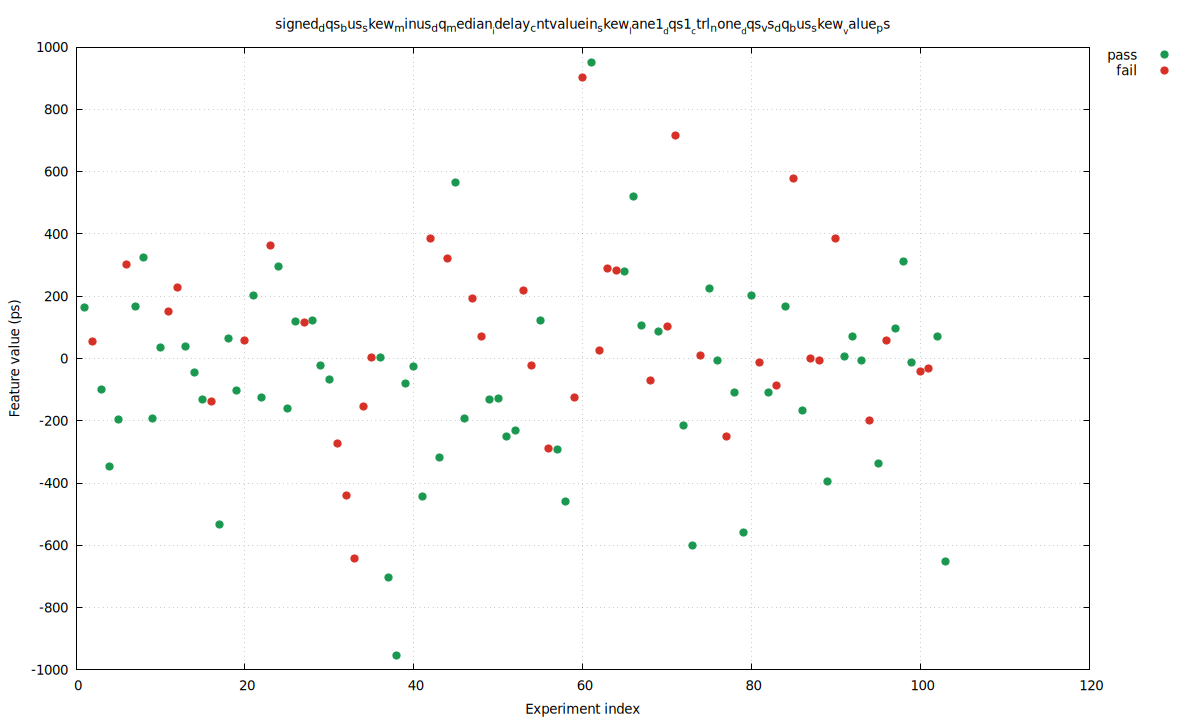

Generate this figure with gnuplot:
set terminal pngcairo size 1200,720 enhanced font 'DejaVu Sans,10'
set output 'baseline_abort2_vs_pass_skew_signed_dqs_bus_skew_minus_dq_median_idelay_cntvaluein_skew_lane1_dqs1_ctrl_none_d.png'
set datafile separator comma
set key outside right top
set grid
set xlabel 'Experiment index'
set ylabel 'Feature value (ps)'
set title 'signed_dqs_bus_skew_minus_dq_median__idelay_cntvaluein_skew__lane1__dqs1__ctrl_none__dqs_vs_dq_bus_skew__value_ps'
plot \
  'baseline_abort2_vs_pass_skew_signed_dqs_bus_skew_minus_dq_median_idelay_cntvaluein_skew_lane1_dqs1_ctrl_none_d.dat' using 1:4 with points pt 7 ps 1.2 lc rgb '#1a9850' title 'pass', \
  'baseline_abort2_vs_pass_skew_signed_dqs_bus_skew_minus_dq_median_idelay_cntvaluein_skew_lane1_dqs1_ctrl_none_d.dat' using 1:5 with points pt 7 ps 1.2 lc rgb '#d73027' title 'fail'
